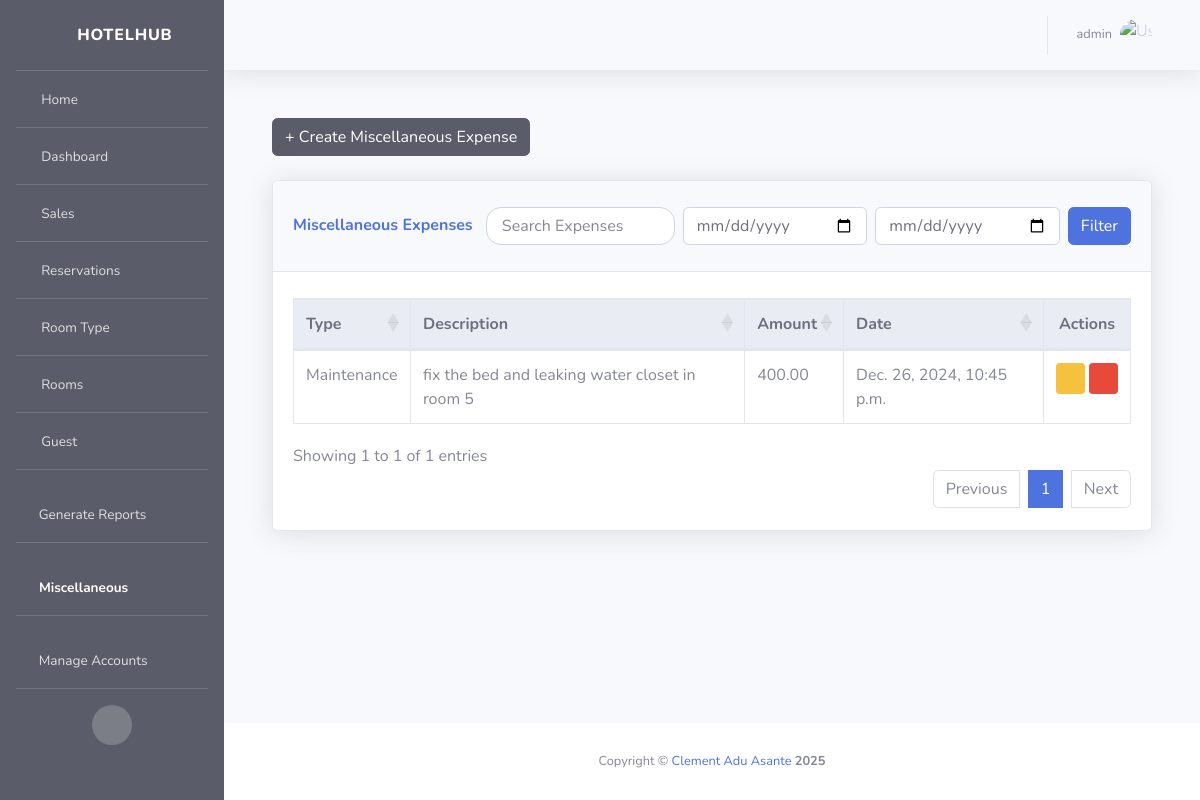
Page /miscellaneous/list/ (signed in) on the earlier database version.
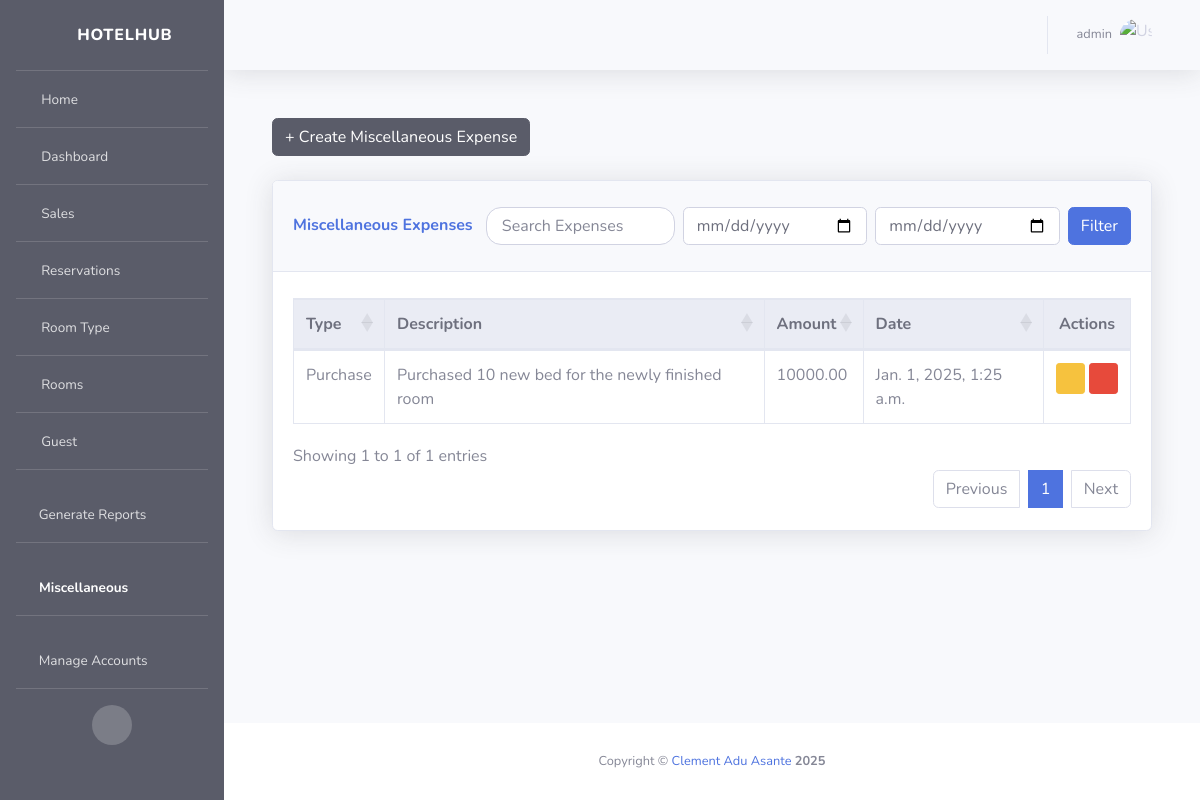
Same page on the later database version.
### miscellaneous/models.py (models this page shows, shortened)
class Miscellaneous(models.Model):
    EXPENSE_TYPE_CHOICES = [
        ('purchase', 'Purchase'),
        ('maintenance', 'Maintenance'),
        ('servicing', 'Servicing'),
        ('salary', 'Salary'),
        ('other', 'Other'),
    ]
    type = models.CharField(max_length=20, choices=EXPENSE_TYPE_CHOICES, default='other')
    description = models.TextField(max_length=256)
    amount = models.DecimalField(max_digits=10, decimal_places=2)
    date = models.DateTimeField(default=timezone.now)
    created_by = models.ForeignKey(settings.AUTH_USER_MODEL, on_delete=models.SET_NULL, null=True, blank=True)
    class Meta:
        db_table = "Miscellaneous"
        verbose_name_plural = "Miscellaneous Expenses"

### miscellaneous/views.py (the view)
# urls.py: path('list/', views.miscellaneous_list_view, name='miscellaneous_list'),
@login_required(login_url="/authentication/login/")
def miscellaneous_list_view(request):
    start_date = request.GET.get('start_date')
    end_date = request.GET.get('end_date')
    search_term = request.GET.get('search')
    queryset = Miscellaneous.objects.all()
    if start_date and end_date:
        queryset = queryset.filter(date__range=[start_date, end_date])
    if search_term:
        queryset = queryset.filter(
            Q(type__icontains=search_term) |
            Q(description__icontains=search_term) |
            Q(amount__icontains=search_term)
        )
    context = {
        "active_icon": "miscellaneous",
        "miscellaneous": queryset,
        "start_date": start_date,
        "end_date": end_date,
        "search_term": search_term,
    }
    if request.user.is_authenticated:
        action = f"Viewed miscellaneous list"
        details = f"User: {request.user.username}, IP: {request.META.get('REMOTE_ADDR')}, User-Agent: {request.META.get('HTTP_USER_AGENT')}"
        ip_address = request.META.get('REMOTE_ADDR')
        mac_address = get_mac_address()
        ActivityLog.objects.create(
            user=request.user,
            action=action,
            details=details,
            ip_address=ip_address,
            mac_address=mac_address
        )
    return render(request, "miscellaneous_list.html", context=context)

### activitylog/activity_logger.py (called while the page is built)
    def __call__(self, request):
        response = self.get_response(request)
        if request.user.is_authenticated:
            action = f"{request.method} {request.path}"
            details = f"User: {request.user.username}, IP: {request.META.get('REMOTE_ADDR')}, User-Agent: {request.META.get('HTTP_USER_AGENT')}"
            ip_address = request.META.get('REMOTE_ADDR')
            mac_address = self.get_mac_address()
            ActivityLog.objects.create(
                user=request.user,
                action=action,
                details=details,
                ip_address=ip_address,
                mac_address=mac_address
            )
        return response

    def get_mac_address(self):
        mac_num = hex(uuid.getnode()).replace('0x', '').upper()
        mac = '-'.join(mac_num[i: i+2] for i in range(0, 11, 2))
        return mac

### activitylog/views.py (called while the page is built)
def get_mac_address():
    mac_num = hex(uuid.getnode()).replace('0x', '').upper()
    mac = '-'.join(mac_num[i: i+2] for i in range(0, 11, 2))
    return mac

### miscellaneous/templates/miscellaneous_list.html (shortened to what this page needs)
{% extends "base.html" %}
{% load static %}
{% block stylesheets %}
<link href="{% static 'vendor/datatables/dataTables.bootstrap4.min.css' %}" rel="stylesheet">
<link href="{% static 'css/pagination_buttons.css' %}" rel="stylesheet">
{% endblock %}
{% block content %}
<div class="container-fluid">
    <div class="d-flex justify-content-between align-items-center mb-4">
        <a href="{% url 'miscellaneous:miscellaneous_add' %}" class="btn btn-dark">
            + Create Miscellaneous Expense
        </a>
    </div>
    <div class="card shadow mb-4">
        <div class="card-header py-3 d-flex justify-content-between align-items-center">
            <h6 class="m-0 font-weight-bold text-primary">Miscellaneous Expenses</h6>
            <div class="d-flex align-items-center">
                <input type="text" class="form-control mr-2" id="miscellaneousSearch" placeholder="Search Expenses">
                <input type="date" class="form-control mr-2" id="startDate" placeholder="Start Date">
                <input type="date" class="form-control mr-2" id="endDate" placeholder="End Date">
                <button class="btn btn-primary" id="filterButton">Filter</button>
            </div>
        </div>
        <div class="card-body">
            <div class="table-responsive">
                <table class="table table-bordered table-hover" id="dataTable" width="100%" cellspacing="0">
                    <thead class="thead-light">
                        <tr>
                            <th>Type</th>
                            <th>Description</th>
                            <th>Amount</th>
                            <th>Date</th>
                            <th class="text-center">Actions</th>
                        </tr>
                    </thead>
                    <tbody>
                        {% for expense in miscellaneous %}
                        <tr>
                            <td>{{ expense.get_type_display }}</td>
                            <td>{{ expense.description }}</td>
                            <td>{{ expense.amount }}</td>
                            <td>{{ expense.date }}</td>
                            <td class="text-center">
                                <a href="{% url 'miscellaneous:miscellaneous_update' expense.id %}"
                                   class="btn btn-warning btn-sm"
                                   title="Update">
                                    <i class="fas fa-pen"></i>
                                </a>
                                <button type="button"
                                        class="btn btn-danger btn-sm delete-btn"
                                        data-id="{{ expense.id }}"
                                        data-description="{{ expense.description|escapejs }}"
                                        title="Delete">
                                    <i class="fas fa-trash"></i>
                                </button>
                            </td>
                        </tr>
                        {% endfor %}
                    </tbody>
                </table>
            </div>
        </div>
    </div>
</div>
{% endblock %}

Differences in the rows shown:
removed Miscellaneous: type "Maintenance", description "fix the bed and leaking water closet in room 5", amount "400.00", date "Dec. 26, 2024, 10:45 p.m."
added Miscellaneous: type "Purchase", description "Purchased 10 new bed for the newly finished room", amount "10000.00", date "Jan. 1, 2025, 1:25 a.m."
